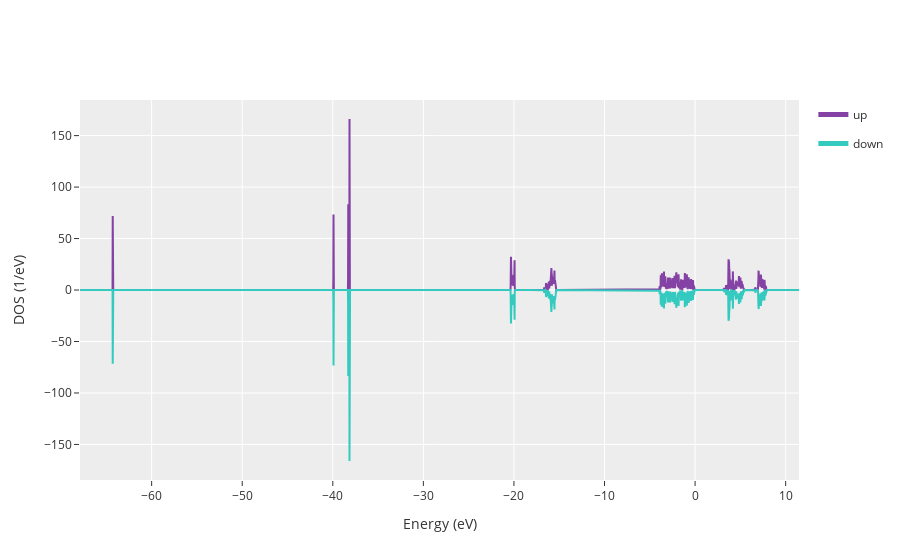

Notebook source saved alongside this figure:
### Code cell
calc.dos.plot()

### Figure 1 — Plotly figure (JSON) as saved in the notebook; plotly's stock layout.template omitted (floating-point values rounded to 4 significant figures; data arrays with more than 128 entries replaced by an {"elided": "..."} marker saying what was removed)
{"data": [{"legendgroup": "up", "line": {"color": "#8342A4"}, "name": "up", "showlegend": true, "type": "scatter", "x": {"elided": "4000 float values"}, "y": {"elided": "4000 float values"}, "yaxis": "y"}, {"legendgroup": "down", "line": {"color": "#35CABF"}, "name": "down", "showlegend": true, "type": "scatter", "x": {"elided": "4000 float values"}, "y": {"elided": "4000 float values"}, "yaxis": "y"}], "layout": {"legend": {"itemsizing": "constant"}, "xaxis": {"title": {"text": "Energy (eV)"}}, "yaxis": {"title": {"text": "DOS (1/eV)"}}}}
